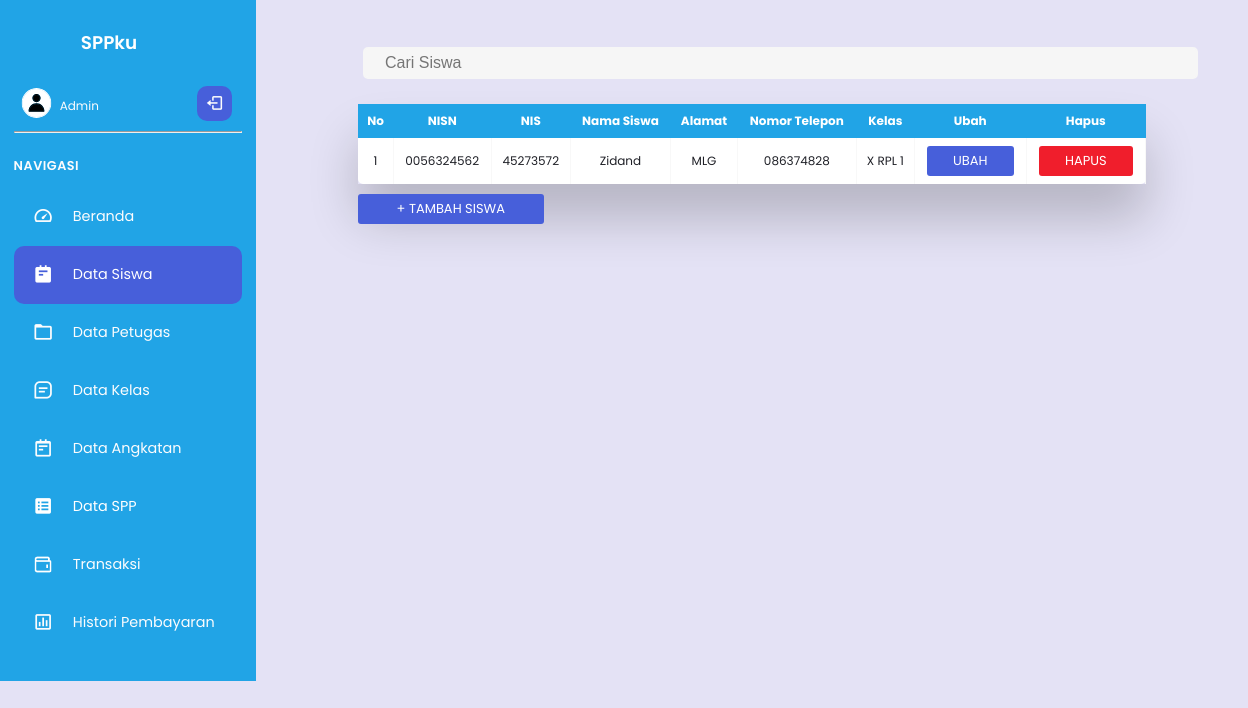
The app's page /admin/search/searchsis.php?cari=Zidand with its own data.
### tables this page shows
CREATE TABLE `siswa` (
  `NISN` char(10) NOT NULL,
  `NIS` char(8) NOT NULL,
  `nama` varchar(50) NOT NULL,
  `id_kelas` int(11) NOT NULL,
  `alamat` text NOT NULL,
  `no_tlp` varchar(13) NOT NULL,
  `password` varchar(255) NOT NULL,
  `id` int(11) NOT NULL,
  `foto_siswa` varchar(255) NOT NULL
);

CREATE TABLE `kelas` (
  `id_kelas` int(11) NOT NULL,
  `nama_kelas` varchar(20) NOT NULL,
  `jurusan` varchar(20) NOT NULL,
  `id_angkatan` int(11) NOT NULL
);

### admin/search/searchsis.php (the view, shortened to what this page needs)
<?php
        $search = $_GET['cari'];
          if(isset($_GET['cari'])){
          include "koneksi.php";
          $his = mysqli_query($conn, "select * from siswa where nama like '%$search%'");
          $row = mysqli_num_rows($his);
          if ($row > 0) {
      ?>
<!DOCTYPE html>
<html lang="en">
  <head>
  <link rel="stylesheet" href="style.css?<?php echo time(); ?>">
  <link href='https://unpkg.com/boxicons@2.0.9/css/boxicons.min.css' rel='stylesheet'>
  </head>
  <body>
  <nav>
  <div class="sidebar-top">
    <h3 class="hide">SPPku</h3>
  </div>
  <div class="sidebar-footer">
    <div class="admin-user tooltip-element" data-tooltip="1">
      <div class="admin-profile hide">
        <img src="../gambar/Profile4.svg" alt="" width="30" height="30">
        <div class="admin-info">
          <h5>Admin</h5>
        </div>
      </div>
      <a href="logout.php" class="log-out">
        <i class='bx bx-log-out ' ></i>
      </a>
    </div>
    <hr>
  </div>
  <div class="sidebar-links">
  <h4 class="hide">Navigasi</h4>
    <ul>
    <li class="tooltip-element" data-tooltip="1">
        <a href="../index.php" data-active="1">
          <div class="icon">
          <i class='bx bx-tachometer'></i>
          </div>
          <span class="link hide">Beranda</span>
        </a>
      </li>
      <div class="active-tab">
      <li class="tooltip-element" data-tooltip="0" class="ac">
        <a href="../datasiswa.php" class="active" data-active="0">
          <div class="icon">
            <i class='bx bxs-notepad'></i>
          </div>
          <span class="link hide">Data Siswa</span>
        </a>
      </li>
      </div>
      <li class="tooltip-element" data-tooltip="1">
        <a href="../datapetugas.php" data-active="1">
          <div class="icon">
            <i class='bx bx-folder'></i>
          </div>
          <span class="link hide">Data Petugas</span>
        </a>
      </li>
      <li class="tooltip-element" data-tooltip="2">
        <a href="../datakelas.php" data-active="2">
          <div class="icon">
            <i class='bx bx-message-square-detail'></i>
          </div>
          <span class="link hide">Data Kelas</span>
        </a>
      </li>
      <li class="tooltip-element" data-tooltip="0" class="ac">
          <a href="../dataangkatan.php"   data-active="0">
            <div class="icon">
            <i class='bx bx-notepad'></i>
            </div>
            <span class="link hide">Data Angkatan</span>
          </a>
        </li>
      <li class="tooltip-element" data-tooltip="0" class="ac">
        <a href="../dataspp.php" class="active" data-active="0">
          <div class="icon">
          <i class='bx bxs-spreadsheet' style='color:#ffffff' ></i>
          </div>
          <span class="link hide">Data SPP</span>
        </a>
      </li>
      <li class="tooltip-element" data-tooltip="0">
        <a href="../transaksi.php" data-active="4">
          <div class="icon">
          <img style="width:1.3rem; margin-left:19px;"/>
          </div>
          <span class="link hide">Transaksi</span>
        </a>
      </li>
      <li class="tooltip-element" data-tooltip="3">
        <a href="../histori.php" data-active="3">
          <div class="icon">
            <i class='bx bx-bar-chart-square'></i>
          </div>
          <span class="link hide">Histori Pembayaran</span>
        </a>
      </li>
    </ul>
  </div>
</nav>
<main>
<form  action="searchsis.php" method="get" class="search">
<input type="text"  name="cari" placeholder="Cari Siswa">
</form>
<div class="table-wrapper">
    <table class="fl-table">
        <thead>
        <tr>
        <th>No</th>
        <th>NISN</th>
        <th>NIS</th>
        <th>Nama Siswa</th>
        <th>Alamat</th>
        <th>Nomor Telepon</th>
        <th>Kelas</th>
        <th>Ubah</th>
        <th>Hapus</th>
        </tr>
        </thead>
        <tbody>
        <?php
        include "koneksi.php";
        $sql = mysqli_query($conn, "SELECT A.nama_kelas FROM kelas A JOIN siswa B ON A.id_kelas=B.id_kelas ");
$no=0;
while($histori = mysqli_fetch_array($his)){
    $no++;
    $ubah="<td>"."<a href='ubah_siswa.php?NISN=".$histori['NISN']."'  class='button-ubah'>Ubah</a>"."</td>";
    $hapus="<td><a href='hapus.php?NISN=$histori[NISN]' onclick='return confirm(\"Apakah anda yakin menghapus data ini?\")' class='button-hapus'>Hapus</a></td>";
    while($dt_buku=mysqli_fetch_array($sql)){
        $kelas=$dt_buku['nama_kelas'];
    }
?>
        <td><?=$no?></td>
        <td><?=$histori['NISN']?></td>
        <td><?=$histori['NIS']?> </td>
        <td><?=$histori['nama']?></td>
        <td><?=$histori['alamat']?></td>
        <td><?=$histori['no_tlp']?> </td>
         <td><?=$kelas.$ubah.$hapus?></td>
        <?php
      }
?>
    </table>
</div>
<a href="tambah_siswa.php" class="button-tambah">+ Tambah Siswa</a>
    </main>
  </body>
</html>
<?php
      }elseif($row==0){
        header('location: searchemptysis.php');
      }
            }
?>

### records on screen
siswa: NISN "0056324562", NIS "45273572", nama "Zidand", alamat "MLG", no_tlp "086374828", kelas.nama_kelas "X RPL 1"
